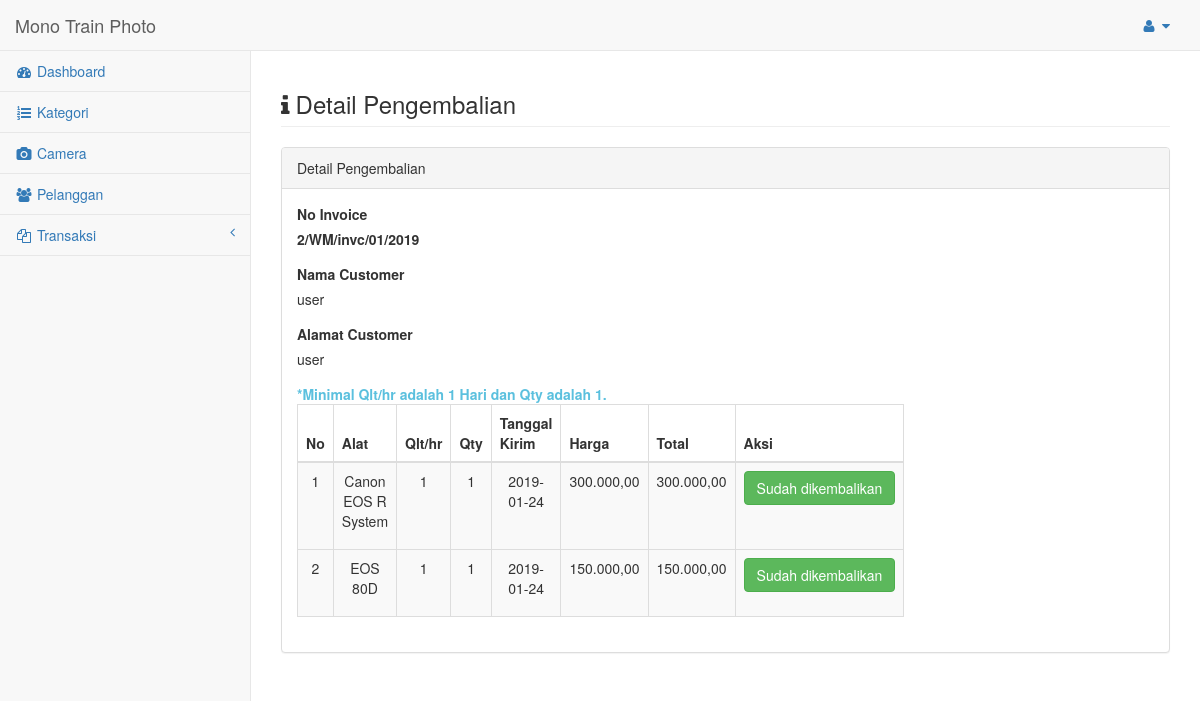
Page /main/index.php?view=pengembalian_detail&id_sewa=2 (signed in) on the committed database.
### tables this page shows
CREATE TABLE `sewa` (
  `sewa_id` int(100) NOT NULL,
  `sewa_id_user` int(100) NOT NULL,
  `sewa_status` int(2) NOT NULL,
  `sewa_invoice` varchar(100) NOT NULL,
  `sewa_customer` varchar(100) NOT NULL,
  `sewa_alamat` text NOT NULL
);

CREATE TABLE `camera` (
  `cm_id` int(100) NOT NULL,
  `cm_nama` varchar(100) NOT NULL,
  `cm_harga` int(100) NOT NULL,
  `cm_keterangan` text NOT NULL,
  `cm_status` int(10) NOT NULL,
  `cm_kategori_id` int(100) NOT NULL,
  `cm_foto` varchar(100) DEFAULT NULL,
  `cm_jumlah_ketersediaan` int(100) NOT NULL
);

CREATE TABLE `detail_sewa` (
  `id_sewa` int(100) NOT NULL,
  `id_ab` int(100) NOT NULL,
  `jumlah_jam` int(100) NOT NULL,
  `qty` int(100) NOT NULL,
  `tanggal_kirim` date NOT NULL,
  `harga` int(100) NOT NULL,
  `total` int(100) NOT NULL,
  `status_peminjaman` int(100) NOT NULL COMMENT '0 : Dalam masa penyewaan 1 : dikembalikan'
);

### main/template/page.php (called while the page is built)
<?php
include_once 'header.php';
include_once 'footer.php';
?>

### main/proses/pengembalian/detail.php (the view, shortened to what this page needs)
<?php
include_once 'template/menu/menu_admin.php';
$detail_sewa = mysql_fetch_array(mysql_query("SELECT * FROM sewa s
	join detail_sewa ds on ds.id_sewa = s.sewa_id
	join camera ab on ab.cm_id = ds.id_ab where s.sewa_id = '$_GET[id_sewa]'
	"));
function rupiah($jml) {
	$int = number_format($jml, 2, ',','.');
	return $int;
}
?>
<div id="page-wrapper">
	<div class="row">
		<div class="col-lg-12" align="left">
			<h3 class="page-header"><i class="fa fa-info">&nbsp;</i>Detail Pengembalian</h3>
		</div>
	</div>
	<div class="row">
		<div class="col-lg-12">
			<div class="panel panel-default">
				<div class="panel-heading">
					Detail Pengembalian
				</div>
				<div class="panel-body">
					<div class="row">
						<div class="col-lg-6">
							<div class="form-group">
								<label>No Invoice</label>
								<p><b><?php echo $detail_sewa['sewa_invoice'];?></b></p>
							</div>
							<div class="form-group">
								<label>Nama Customer</label>
								<p><?php echo $detail_sewa['sewa_customer'];?></p>
							</div>
							<div class="form-group">
								<label>Alamat Customer</label>
								<p><?php echo $detail_sewa['sewa_alamat'];?></p>
							</div>
							<div class="form-group">
								<div class="form-group">
									<span style="color:#5bc0de"><b>*Minimal Qlt/hr adalah 1 Hari dan Qty adalah 1.</b></span>
									<table id="tableAlatBerat" class="table table-striped table-bordered table-hover" id="example">
										<thead>
											<tr>
												<th>No</th>
												<th>Alat</th>
												<th>Qlt/hr</th>
												<th>Qty</th>
												<th>Tanggal Kirim</th>
												<th>Harga</th>
												<th>Total</th>
												<th>Aksi</th>
											</tr>
										</thead>
										<?php
										$no =1;
										$qry = mysql_query("SELECT * from sewa s
											join detail_sewa ds on ds.id_sewa = s.sewa_id
											left join bayar b on b.bayar_sewa_id = s.sewa_id
											join camera ab on ab.cm_id = ds.id_ab
											where sewa_id = '$_GET[id_sewa]'");
										while ($list = mysql_fetch_array($qry))
											{ ?>
												<form role="form" method="post" action="index.php?view=pengembalian_add" enctype="multipart/form-data">
													<tbody>
														<tr class="even barang_tr barang_tr_new">
															<td style="width: 2%" align="center"><?php echo $no++?></td>
															<td align="center">
																<p><?php echo $list['cm_nama']?></p>
															</td>
															<td style="width: 10%" align="center">
																<p><?php echo $list['jumlah_jam']?></p>
															</td>
															<td style="width: 10%" align="center">
																<?php echo $list['qty']?>
															</td>
															<td style="width: 10%" align="center">
																<?php echo $list['tanggal_kirim']?>
															</td>
															<td style="width: 10%" align="center">
																<?php echo rupiah($list['harga']);?>
															</td>
															<td style="width: 10%;" align="center">
																<?php echo rupiah($list['jumlah_jam']*$list['qty']*$list['harga']);?>
															</td>
															<td>
																<?php if ($list['bayar_status']==null) {?>
																	<span  class="btn btn-danger">Belum dibayar</span>
																<?php } else { ?>
																<?php if ($list['status_peminjaman']==0) { ?>
																<button name="pembayaran" type="submit" class="btn btn-info" onclick="return confirm('Apakah anda yakin transaksi sudah benar?')">Kembalikan</button>
																<?php } else { ?>
																	<span  class="btn btn-success">Sudah dikembalikan</span>
																<?php } ?>
																<?php } ?>
															</td>
														</tr>
													</tbody>
												</form>
												<?php
											}
											?>
										</table>
									</div>
								</div>
								</div>
							</div>
						</div>
					</div>
				</div>
			</div>
		</div>
		<?php include_once 'template/footer.php';?>

### rows in the picture
sewa: sewa_invoice "2/WM/invc/01/2019", sewa_customer "user", sewa_alamat "user", camera.cm_nama "Canon EOS R System", detail_sewa.jumlah_jam "1", detail_sewa.qty "1", detail_sewa.tanggal_kirim "2019-01-24", detail_sewa.harga "300.000,00", detail_sewa.jumlah_jam+qty+harga "300.000,00", camera.cm_nama "EOS 80D", detail_sewa.harga "150.000,00", detail_sewa.jumlah_jam+qty+harga "150.000,00"
